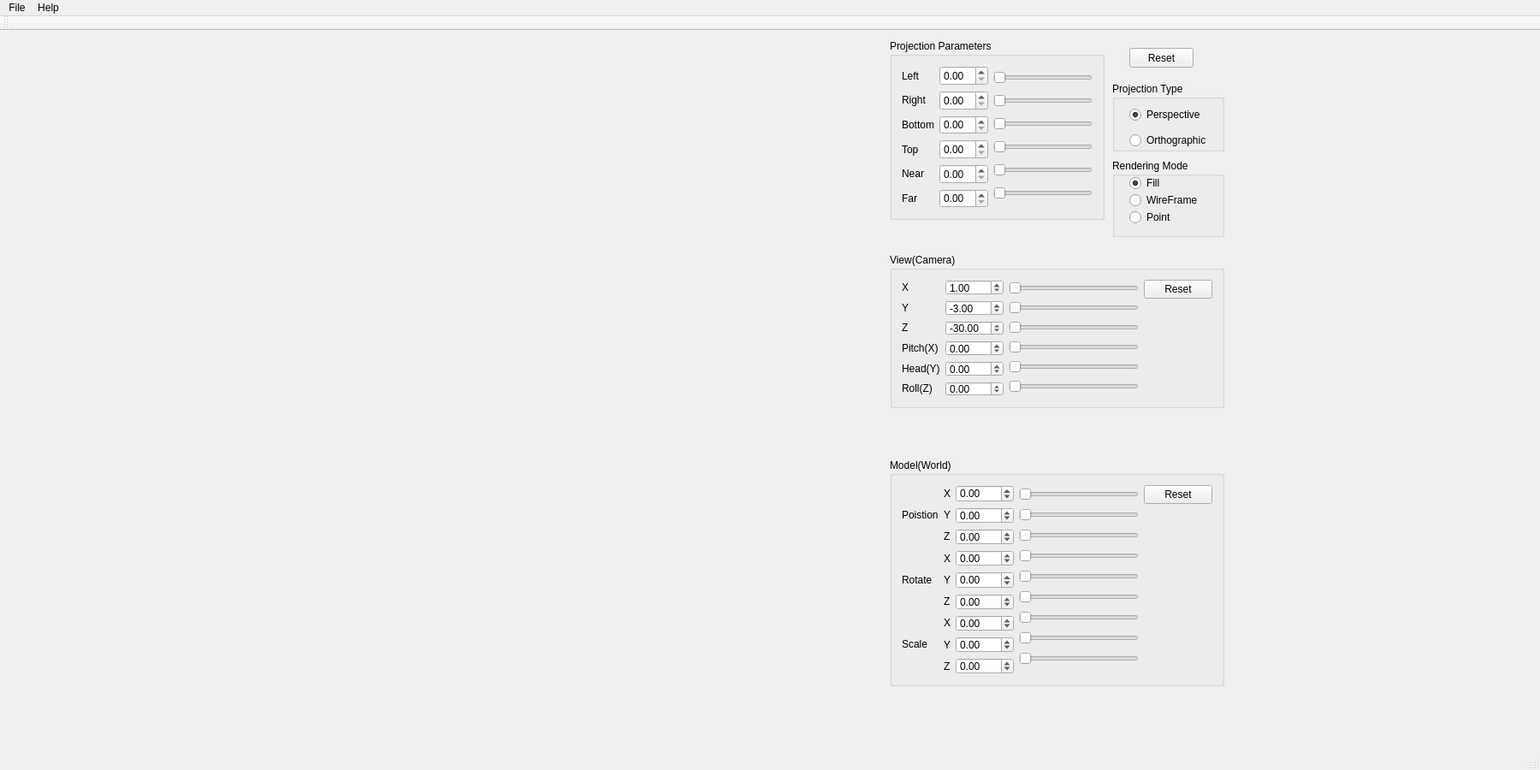
<?xml version="1.0" encoding="UTF-8"?>
<ui version="4.0">
 <class>mainwindowClass</class>
 <widget class="QMainWindow" name="mainwindowClass">
  <property name="geometry">
   <rect>
    <x>0</x>
    <y>0</y>
    <width>1800</width>
    <height>900</height>
   </rect>
  </property>
  <property name="windowTitle">
   <string>OpenGL-Transform</string>
  </property>
  <widget class="QWidget" name="centralWidget">
   <widget class="GLWidget" name="verticalWidget" native="true">
    <property name="geometry">
     <rect>
      <x>20</x>
      <y>10</y>
      <width>1000</width>
      <height>800</height>
     </rect>
    </property>
    <layout class="QVBoxLayout" name="verticalLayout"/>
   </widget>
   <widget class="QWidget" name="widget" native="true">
    <property name="geometry">
     <rect>
      <x>1030</x>
      <y>-10</y>
      <width>411</width>
      <height>801</height>
     </rect>
    </property>
    <widget class="QGroupBox" name="groupBox">
     <property name="geometry">
      <rect>
       <x>10</x>
       <y>270</y>
       <width>391</width>
       <height>181</height>
      </rect>
     </property>
     <property name="title">
      <string>View(Camera)</string>
     </property>
     <layout class="QGridLayout" name="gridLayout">
      <item row="0" column="0" rowspan="2">
       <layout class="QHBoxLayout" name="horizontalLayout">
        <item>
         <layout class="QVBoxLayout" name="verticalLayout_2">
          <item>
           <widget class="QLabel" name="label">
            <property name="text">
             <string>X</string>
            </property>
           </widget>
          </item>
          <item>
           <widget class="QLabel" name="label_2">
            <property name="text">
             <string>Y</string>
            </property>
           </widget>
          </item>
          <item>
           <widget class="QLabel" name="label_3">
            <property name="text">
             <string>Z</string>
            </property>
           </widget>
          </item>
          <item>
           <widget class="QLabel" name="label_5">
            <property name="text">
             <string>Pitch(X)</string>
            </property>
           </widget>
          </item>
          <item>
           <widget class="QLabel" name="label_6">
            <property name="text">
             <string>Head(Y)</string>
            </property>
           </widget>
          </item>
          <item>
           <widget class="QLabel" name="label_7">
            <property name="text">
             <string>Roll(Z)</string>
            </property>
           </widget>
          </item>
         </layout>
        </item>
        <item>
         <layout class="QVBoxLayout" name="verticalLayout_3">
          <item>
           <widget class="QDoubleSpinBox" name="XDoubleSpinBox">
            <property name="minimum">
             <double>-100.000000000000000</double>
            </property>
            <property name="value">
             <double>1.000000000000000</double>
            </property>
           </widget>
          </item>
          <item>
           <widget class="QDoubleSpinBox" name="YDoubleSpinBox">
            <property name="minimum">
             <double>-100.000000000000000</double>
            </property>
            <property name="value">
             <double>-3.000000000000000</double>
            </property>
           </widget>
          </item>
          <item>
           <widget class="QDoubleSpinBox" name="ZDoubleSpinBox">
            <property name="minimum">
             <double>-100.000000000000000</double>
            </property>
            <property name="value">
             <double>-30.000000000000000</double>
            </property>
           </widget>
          </item>
          <item>
           <widget class="QDoubleSpinBox" name="PitchDoubleSpinBox">
            <property name="minimum">
             <double>-100.000000000000000</double>
            </property>
           </widget>
          </item>
          <item>
           <widget class="QDoubleSpinBox" name="HeadDoubleSpinBox">
            <property name="minimum">
             <double>-100.000000000000000</double>
            </property>
           </widget>
          </item>
          <item>
           <widget class="QDoubleSpinBox" name="RollDoubleSpinBox">
            <property name="minimum">
             <double>-100.000000000000000</double>
            </property>
           </widget>
          </item>
         </layout>
        </item>
        <item>
         <layout class="QVBoxLayout" name="verticalLayout_4">
          <item>
           <widget class="QSlider" name="XHorizontalSlider">
            <property name="orientation">
             <enum>Qt::Horizontal</enum>
            </property>
           </widget>
          </item>
          <item>
           <widget class="QSlider" name="YHorizontalSlider">
            <property name="orientation">
             <enum>Qt::Horizontal</enum>
            </property>
           </widget>
          </item>
          <item>
           <widget class="QSlider" name="ZHorizontalSlider">
            <property name="orientation">
             <enum>Qt::Horizontal</enum>
            </property>
           </widget>
          </item>
          <item>
           <widget class="QSlider" name="PitchHorizontalSlider">
            <property name="orientation">
             <enum>Qt::Horizontal</enum>
            </property>
           </widget>
          </item>
          <item>
           <widget class="QSlider" name="HeadHorizontalSlider">
            <property name="orientation">
             <enum>Qt::Horizontal</enum>
            </property>
           </widget>
          </item>
          <item>
           <widget class="QSlider" name="RollHorizontalSlider">
            <property name="orientation">
             <enum>Qt::Horizontal</enum>
            </property>
           </widget>
          </item>
         </layout>
        </item>
       </layout>
      </item>
      <item row="0" column="1">
       <widget class="QPushButton" name="ViewButton">
        <property name="text">
         <string>Reset</string>
        </property>
       </widget>
      </item>
      <item row="1" column="1">
       <spacer name="verticalSpacer">
        <property name="orientation">
         <enum>Qt::Vertical</enum>
        </property>
        <property name="sizeHint" stdset="0">
         <size>
          <width>20</width>
          <height>117</height>
         </size>
        </property>
       </spacer>
      </item>
     </layout>
    </widget>
    <widget class="QGroupBox" name="groupBox_2">
     <property name="geometry">
      <rect>
       <x>10</x>
       <y>510</y>
       <width>391</width>
       <height>266</height>
      </rect>
     </property>
     <property name="title">
      <string>Model(World)</string>
     </property>
     <layout class="QGridLayout" name="gridLayout_4">
      <item row="0" column="0">
       <layout class="QGridLayout" name="gridLayout_2">
        <item row="0" column="0" rowspan="2">
         <layout class="QHBoxLayout" name="horizontalLayout_2">
          <item>
           <layout class="QVBoxLayout" name="verticalLayout_5">
            <item>
             <widget class="QLabel" name="label_4">
              <property name="text">
               <string>Poistion</string>
              </property>
             </widget>
            </item>
            <item>
             <widget class="QLabel" name="label_8">
              <property name="text">
               <string>Rotate</string>
              </property>
             </widget>
            </item>
            <item>
             <widget class="QLabel" name="label_9">
              <property name="text">
               <string>Scale</string>
              </property>
             </widget>
            </item>
           </layout>
          </item>
          <item>
           <layout class="QVBoxLayout" name="verticalLayout_6">
            <item>
             <widget class="QLabel" name="label_10">
              <property name="text">
               <string>X</string>
              </property>
             </widget>
            </item>
            <item>
             <widget class="QLabel" name="label_11">
              <property name="text">
               <string>Y</string>
              </property>
             </widget>
            </item>
            <item>
             <widget class="QLabel" name="label_12">
              <property name="text">
               <string>Z</string>
              </property>
             </widget>
            </item>
            <item>
             <widget class="QLabel" name="label_13">
              <property name="text">
               <string>X</string>
              </property>
             </widget>
            </item>
            <item>
             <widget class="QLabel" name="label_14">
              <property name="text">
               <string>Y</string>
              </property>
             </widget>
            </item>
            <item>
             <widget class="QLabel" name="label_15">
              <property name="text">
               <string>Z</string>
              </property>
             </widget>
            </item>
            <item>
             <widget class="QLabel" name="label_16">
              <property name="text">
               <string>X</string>
              </property>
             </widget>
            </item>
            <item>
             <widget class="QLabel" name="label_17">
              <property name="text">
               <string>Y</string>
              </property>
             </widget>
            </item>
            <item>
             <widget class="QLabel" name="label_18">
              <property name="text">
               <string>Z</string>
              </property>
             </widget>
            </item>
           </layout>
          </item>
          <item>
           <layout class="QVBoxLayout" name="verticalLayout_7">
            <item>
             <widget class="QDoubleSpinBox" name="PosXDoubleSpinBox">
              <property name="minimum">
               <double>-100.000000000000000</double>
              </property>
             </widget>
            </item>
            <item>
             <widget class="QDoubleSpinBox" name="PosYDoubleSpinBox">
              <property name="minimum">
               <double>-100.000000000000000</double>
              </property>
             </widget>
            </item>
            <item>
             <widget class="QDoubleSpinBox" name="PosZDoubleSpinBox">
              <property name="minimum">
               <double>-100.000000000000000</double>
              </property>
             </widget>
            </item>
            <item>
             <widget class="QDoubleSpinBox" name="RotXDoubleSpinBox">
              <property name="minimum">
               <double>-100.000000000000000</double>
              </property>
             </widget>
            </item>
            <item>
             <widget class="QDoubleSpinBox" name="RotZDoubleSpinBox">
              <property name="minimum">
               <double>-100.000000000000000</double>
              </property>
             </widget>
            </item>
            <item>
             <widget class="QDoubleSpinBox" name="RotYDoubleSpinBox">
              <property name="minimum">
               <double>-100.000000000000000</double>
              </property>
             </widget>
            </item>
            <item>
             <widget class="QDoubleSpinBox" name="ScaleXDoubleSpinBox">
              <property name="minimum">
               <double>-100.000000000000000</double>
              </property>
             </widget>
            </item>
            <item>
             <widget class="QDoubleSpinBox" name="ScaleYDoubleSpinBox">
              <property name="minimum">
               <double>-100.000000000000000</double>
              </property>
             </widget>
            </item>
            <item>
             <widget class="QDoubleSpinBox" name="ScaleZDoubleSpinBox">
              <property name="minimum">
               <double>-100.000000000000000</double>
              </property>
             </widget>
            </item>
           </layout>
          </item>
          <item>
           <layout class="QVBoxLayout" name="verticalLayout_8">
            <item>
             <widget class="QSlider" name="PosXHorizontalSlider">
              <property name="orientation">
               <enum>Qt::Horizontal</enum>
              </property>
             </widget>
            </item>
            <item>
             <widget class="QSlider" name="PosXHorizontalSlider_2">
              <property name="orientation">
               <enum>Qt::Horizontal</enum>
              </property>
             </widget>
            </item>
            <item>
             <widget class="QSlider" name="PosXHorizontalSlider_3">
              <property name="orientation">
               <enum>Qt::Horizontal</enum>
              </property>
             </widget>
            </item>
            <item>
             <widget class="QSlider" name="RotXHorizontalSlider">
              <property name="orientation">
               <enum>Qt::Horizontal</enum>
              </property>
             </widget>
            </item>
            <item>
             <widget class="QSlider" name="RotYHorizontalSlider">
              <property name="orientation">
               <enum>Qt::Horizontal</enum>
              </property>
             </widget>
            </item>
            <item>
             <widget class="QSlider" name="RotZHorizontalSlider">
              <property name="orientation">
               <enum>Qt::Horizontal</enum>
              </property>
             </widget>
            </item>
            <item>
             <widget class="QSlider" name="ScaleXHorizontalSlider">
              <property name="orientation">
               <enum>Qt::Horizontal</enum>
              </property>
             </widget>
            </item>
            <item>
             <widget class="QSlider" name="ScaleYHorizontalSlider">
              <property name="orientation">
               <enum>Qt::Horizontal</enum>
              </property>
             </widget>
            </item>
            <item>
             <widget class="QSlider" name="ScaleZHorizontalSlider">
              <property name="orientation">
               <enum>Qt::Horizontal</enum>
              </property>
             </widget>
            </item>
           </layout>
          </item>
         </layout>
        </item>
        <item row="0" column="1">
         <widget class="QPushButton" name="modelButton">
          <property name="text">
           <string>Reset</string>
          </property>
         </widget>
        </item>
        <item row="1" column="1">
         <spacer name="verticalSpacer_2">
          <property name="orientation">
           <enum>Qt::Vertical</enum>
          </property>
          <property name="sizeHint" stdset="0">
           <size>
            <width>20</width>
            <height>40</height>
           </size>
          </property>
         </spacer>
        </item>
       </layout>
      </item>
     </layout>
    </widget>
    <widget class="QGroupBox" name="groupBox_3">
     <property name="geometry">
      <rect>
       <x>10</x>
       <y>20</y>
       <width>251</width>
       <height>211</height>
      </rect>
     </property>
     <property name="title">
      <string>Projection Parameters</string>
     </property>
     <layout class="QGridLayout" name="gridLayout_3">
      <item row="0" column="0">
       <layout class="QVBoxLayout" name="verticalLayout_9">
        <item>
         <widget class="QLabel" name="label_19">
          <property name="text">
           <string>Left</string>
          </property>
         </widget>
        </item>
        <item>
         <widget class="QLabel" name="label_20">
          <property name="text">
           <string>Right</string>
          </property>
         </widget>
        </item>
        <item>
         <widget class="QLabel" name="label_21">
          <property name="text">
           <string>Bottom</string>
          </property>
         </widget>
        </item>
        <item>
         <widget class="QLabel" name="label_22">
          <property name="text">
           <string>Top</string>
          </property>
         </widget>
        </item>
        <item>
         <widget class="QLabel" name="label_23">
          <property name="text">
           <string>Near</string>
          </property>
         </widget>
        </item>
        <item>
         <widget class="QLabel" name="label_24">
          <property name="text">
           <string>Far</string>
          </property>
         </widget>
        </item>
       </layout>
      </item>
      <item row="0" column="1">
       <layout class="QVBoxLayout" name="verticalLayout_10">
        <item>
         <widget class="QDoubleSpinBox" name="LeftDoubleSpinBox"/>
        </item>
        <item>
         <widget class="QDoubleSpinBox" name="RightDoubleSpinBox"/>
        </item>
        <item>
         <widget class="QDoubleSpinBox" name="BottomDoubleSpinBox"/>
        </item>
        <item>
         <widget class="QDoubleSpinBox" name="TopDoubleSpinBox"/>
        </item>
        <item>
         <widget class="QDoubleSpinBox" name="NearDoubleSpinBox"/>
        </item>
        <item>
         <widget class="QDoubleSpinBox" name="FarDoubleSpinBox"/>
        </item>
       </layout>
      </item>
      <item row="0" column="2">
       <layout class="QVBoxLayout" name="verticalLayout_11">
        <item>
         <widget class="QSlider" name="LeftHorizontalSlider">
          <property name="orientation">
           <enum>Qt::Horizontal</enum>
          </property>
         </widget>
        </item>
        <item>
         <widget class="QSlider" name="RightHorizontalSlider">
          <property name="orientation">
           <enum>Qt::Horizontal</enum>
          </property>
         </widget>
        </item>
        <item>
         <widget class="QSlider" name="BottomHorizontalSlider">
          <property name="orientation">
           <enum>Qt::Horizontal</enum>
          </property>
         </widget>
        </item>
        <item>
         <widget class="QSlider" name="TopHorizontalSlider">
          <property name="orientation">
           <enum>Qt::Horizontal</enum>
          </property>
         </widget>
        </item>
        <item>
         <widget class="QSlider" name="NearHorizontalSlider">
          <property name="orientation">
           <enum>Qt::Horizontal</enum>
          </property>
         </widget>
        </item>
        <item>
         <widget class="QSlider" name="FarHorizontalSlider">
          <property name="orientation">
           <enum>Qt::Horizontal</enum>
          </property>
         </widget>
        </item>
       </layout>
      </item>
     </layout>
    </widget>
    <widget class="QGroupBox" name="groupBox_4">
     <property name="geometry">
      <rect>
       <x>270</x>
       <y>70</y>
       <width>131</width>
       <height>81</height>
      </rect>
     </property>
     <property name="title">
      <string>Projection Type</string>
     </property>
     <widget class="QRadioButton" name="PerspRadioButton">
      <property name="geometry">
       <rect>
        <x>20</x>
        <y>30</y>
        <width>89</width>
        <height>16</height>
       </rect>
      </property>
      <property name="text">
       <string>Perspective</string>
      </property>
      <property name="checked">
       <bool>true</bool>
      </property>
     </widget>
     <widget class="QRadioButton" name="OrthoRadioButton">
      <property name="geometry">
       <rect>
        <x>20</x>
        <y>60</y>
        <width>111</width>
        <height>16</height>
       </rect>
      </property>
      <property name="text">
       <string>Orthographic</string>
      </property>
     </widget>
    </widget>
    <widget class="QGroupBox" name="groupBox_5">
     <property name="geometry">
      <rect>
       <x>270</x>
       <y>160</y>
       <width>131</width>
       <height>91</height>
      </rect>
     </property>
     <property name="title">
      <string>Rendering Mode</string>
     </property>
     <widget class="QRadioButton" name="FillRadioButton">
      <property name="geometry">
       <rect>
        <x>20</x>
        <y>20</y>
        <width>89</width>
        <height>16</height>
       </rect>
      </property>
      <property name="text">
       <string>Fill</string>
      </property>
      <property name="checked">
       <bool>true</bool>
      </property>
     </widget>
     <widget class="QRadioButton" name="WireRadioButton">
      <property name="geometry">
       <rect>
        <x>20</x>
        <y>40</y>
        <width>89</width>
        <height>16</height>
       </rect>
      </property>
      <property name="text">
       <string>WireFrame</string>
      </property>
     </widget>
     <widget class="QRadioButton" name="PointRadioButton">
      <property name="geometry">
       <rect>
        <x>20</x>
        <y>60</y>
        <width>89</width>
        <height>16</height>
       </rect>
      </property>
      <property name="text">
       <string>Point</string>
      </property>
     </widget>
    </widget>
    <widget class="QPushButton" name="projButton">
     <property name="geometry">
      <rect>
       <x>290</x>
       <y>30</y>
       <width>75</width>
       <height>23</height>
      </rect>
     </property>
     <property name="text">
      <string>Reset</string>
     </property>
    </widget>
   </widget>
  </widget>
  <widget class="QMenuBar" name="menuBar">
   <property name="geometry">
    <rect>
     <x>0</x>
     <y>0</y>
     <width>1800</width>
     <height>23</height>
    </rect>
   </property>
   <widget class="QMenu" name="menuAbout">
    <property name="title">
     <string>File</string>
    </property>
    <addaction name="actionExit"/>
   </widget>
   <widget class="QMenu" name="menuHelp">
    <property name="title">
     <string>Help</string>
    </property>
    <addaction name="actionAbout"/>
   </widget>
   <addaction name="menuAbout"/>
   <addaction name="menuHelp"/>
  </widget>
  <widget class="QToolBar" name="mainToolBar">
   <attribute name="toolBarArea">
    <enum>TopToolBarArea</enum>
   </attribute>
   <attribute name="toolBarBreak">
    <bool>false</bool>
   </attribute>
  </widget>
  <widget class="QStatusBar" name="statusBar"/>
  <action name="actionExit">
   <property name="text">
    <string>Exit</string>
   </property>
  </action>
  <action name="actionAbout">
   <property name="text">
    <string>About</string>
   </property>
  </action>
 </widget>
 <layoutdefault spacing="6" margin="11"/>
 <customwidgets>
  <customwidget>
   <class>GLWidget</class>
   <extends>QWidget</extends>
   <header>glwidget.h</header>
   <container>1</container>
   <slots>
    <slot>setPosX(double)</slot>
    <slot>setPosY(double)</slot>
    <slot>setPosZ(double)</slot>
    <slot>setRotateX(double)</slot>
    <slot>setRotateY(double)</slot>
    <slot>setRotateZ(double)</slot>
    <slot>setScaleX(double)</slot>
    <slot>setScaleY(double)</slot>
    <slot>setScaleZ(double)</slot>
    <slot>setCameraX(double)</slot>
    <slot>setCameraY(double)</slot>
    <slot>setCameraZ(double)</slot>
    <slot>setHead(double)</slot>
    <slot>setRoll(double)</slot>
    <slot>setPtich(double)</slot>
    <slot>setRight(double)</slot>
    <slot>setLeft(double)</slot>
    <slot>setBottom(double)</slot>
    <slot>setTop(double)</slot>
    <slot>setNear(double)</slot>
    <slot>setFar(double)</slot>
   </slots>
  </customwidget>
 </customwidgets>
 <resources>
  <include location="mainwindow.qrc"/>
 </resources>
 <connections>
  <connection>
   <sender>PosXDoubleSpinBox</sender>
   <signal>valueChanged(double)</signal>
   <receiver>verticalWidget</receiver>
   <slot>setPosX(double)</slot>
   <hints>
    <hint type="sourcelabel">
     <x>1192</x>
     <y>579</y>
    </hint>
    <hint type="destinationlabel">
     <x>804</x>
     <y>590</y>
    </hint>
   </hints>
  </connection>
  <connection>
   <sender>PosYDoubleSpinBox</sender>
   <signal>valueChanged(double)</signal>
   <receiver>verticalWidget</receiver>
   <slot>setPosY(double)</slot>
   <hints>
    <hint type="sourcelabel">
     <x>1192</x>
     <y>605</y>
    </hint>
    <hint type="destinationlabel">
     <x>941</x>
     <y>617</y>
    </hint>
   </hints>
  </connection>
  <connection>
   <sender>PosZDoubleSpinBox</sender>
   <signal>valueChanged(double)</signal>
   <receiver>verticalWidget</receiver>
   <slot>setPosZ(double)</slot>
   <hints>
    <hint type="sourcelabel">
     <x>1192</x>
     <y>631</y>
    </hint>
    <hint type="destinationlabel">
     <x>951</x>
     <y>638</y>
    </hint>
   </hints>
  </connection>
  <connection>
   <sender>RotXDoubleSpinBox</sender>
   <signal>valueChanged(double)</signal>
   <receiver>verticalWidget</receiver>
   <slot>setRotateX(double)</slot>
   <hints>
    <hint type="sourcelabel">
     <x>1192</x>
     <y>657</y>
    </hint>
    <hint type="destinationlabel">
     <x>957</x>
     <y>663</y>
    </hint>
   </hints>
  </connection>
  <connection>
   <sender>RotZDoubleSpinBox</sender>
   <signal>valueChanged(double)</signal>
   <receiver>verticalWidget</receiver>
   <slot>setRotateY(double)</slot>
   <hints>
    <hint type="sourcelabel">
     <x>1192</x>
     <y>683</y>
    </hint>
    <hint type="destinationlabel">
     <x>951</x>
     <y>687</y>
    </hint>
   </hints>
  </connection>
  <connection>
   <sender>RotYDoubleSpinBox</sender>
   <signal>valueChanged(double)</signal>
   <receiver>verticalWidget</receiver>
   <slot>setRotateZ(double)</slot>
   <hints>
    <hint type="sourcelabel">
     <x>1192</x>
     <y>709</y>
    </hint>
    <hint type="destinationlabel">
     <x>928</x>
     <y>710</y>
    </hint>
   </hints>
  </connection>
  <connection>
   <sender>ScaleXDoubleSpinBox</sender>
   <signal>valueChanged(double)</signal>
   <receiver>verticalWidget</receiver>
   <slot>setScaleX(double)</slot>
   <hints>
    <hint type="sourcelabel">
     <x>1192</x>
     <y>735</y>
    </hint>
    <hint type="destinationlabel">
     <x>940</x>
     <y>744</y>
    </hint>
   </hints>
  </connection>
  <connection>
   <sender>ScaleYDoubleSpinBox</sender>
   <signal>valueChanged(double)</signal>
   <receiver>verticalWidget</receiver>
   <slot>setScaleY(double)</slot>
   <hints>
    <hint type="sourcelabel">
     <x>1192</x>
     <y>761</y>
    </hint>
    <hint type="destinationlabel">
     <x>919</x>
     <y>766</y>
    </hint>
   </hints>
  </connection>
  <connection>
   <sender>ScaleZDoubleSpinBox</sender>
   <signal>valueChanged(double)</signal>
   <receiver>verticalWidget</receiver>
   <slot>setScaleZ(double)</slot>
   <hints>
    <hint type="sourcelabel">
     <x>1192</x>
     <y>787</y>
    </hint>
    <hint type="destinationlabel">
     <x>940</x>
     <y>790</y>
    </hint>
   </hints>
  </connection>
  <connection>
   <sender>XDoubleSpinBox</sender>
   <signal>valueChanged(double)</signal>
   <receiver>verticalWidget</receiver>
   <slot>setCameraX(double)</slot>
   <hints>
    <hint type="sourcelabel">
     <x>1131</x>
     <y>327</y>
    </hint>
    <hint type="destinationlabel">
     <x>950</x>
     <y>330</y>
    </hint>
   </hints>
  </connection>
  <connection>
   <sender>YDoubleSpinBox</sender>
   <signal>valueChanged(double)</signal>
   <receiver>verticalWidget</receiver>
   <slot>setCameraY(double)</slot>
   <hints>
    <hint type="sourcelabel">
     <x>1133</x>
     <y>356</y>
    </hint>
    <hint type="destinationlabel">
     <x>969</x>
     <y>352</y>
    </hint>
   </hints>
  </connection>
  <connection>
   <sender>ZDoubleSpinBox</sender>
   <signal>valueChanged(double)</signal>
   <receiver>verticalWidget</receiver>
   <slot>setCameraZ(double)</slot>
   <hints>
    <hint type="sourcelabel">
     <x>1114</x>
     <y>376</y>
    </hint>
    <hint type="destinationlabel">
     <x>961</x>
     <y>376</y>
    </hint>
   </hints>
  </connection>
  <connection>
   <sender>PitchDoubleSpinBox</sender>
   <signal>valueChanged(double)</signal>
   <receiver>verticalWidget</receiver>
   <slot>setPtich(double)</slot>
   <hints>
    <hint type="sourcelabel">
     <x>1111</x>
     <y>407</y>
    </hint>
    <hint type="destinationlabel">
     <x>1004</x>
     <y>404</y>
    </hint>
   </hints>
  </connection>
  <connection>
   <sender>HeadDoubleSpinBox</sender>
   <signal>valueChanged(double)</signal>
   <receiver>verticalWidget</receiver>
   <slot>setHead(double)</slot>
   <hints>
    <hint type="sourcelabel">
     <x>1118</x>
     <y>426</y>
    </hint>
    <hint type="destinationlabel">
     <x>990</x>
     <y>427</y>
    </hint>
   </hints>
  </connection>
  <connection>
   <sender>RollDoubleSpinBox</sender>
   <signal>valueChanged(double)</signal>
   <receiver>verticalWidget</receiver>
   <slot>setRoll(double)</slot>
   <hints>
    <hint type="sourcelabel">
     <x>1109</x>
     <y>454</y>
    </hint>
    <hint type="destinationlabel">
     <x>999</x>
     <y>452</y>
    </hint>
   </hints>
  </connection>
  <connection>
   <sender>LeftDoubleSpinBox</sender>
   <signal>valueChanged(double)</signal>
   <receiver>verticalWidget</receiver>
   <slot>setLeft(double)</slot>
   <hints>
    <hint type="sourcelabel">
     <x>1113</x>
     <y>76</y>
    </hint>
    <hint type="destinationlabel">
     <x>979</x>
     <y>76</y>
    </hint>
   </hints>
  </connection>
  <connection>
   <sender>RightDoubleSpinBox</sender>
   <signal>valueChanged(double)</signal>
   <receiver>verticalWidget</receiver>
   <slot>setRight(double)</slot>
   <hints>
    <hint type="sourcelabel">
     <x>1105</x>
     <y>112</y>
    </hint>
    <hint type="destinationlabel">
     <x>982</x>
     <y>109</y>
    </hint>
   </hints>
  </connection>
  <connection>
   <sender>BottomDoubleSpinBox</sender>
   <signal>valueChanged(double)</signal>
   <receiver>verticalWidget</receiver>
   <slot>setBottom(double)</slot>
   <hints>
    <hint type="sourcelabel">
     <x>1105</x>
     <y>143</y>
    </hint>
    <hint type="destinationlabel">
     <x>980</x>
     <y>139</y>
    </hint>
   </hints>
  </connection>
  <connection>
   <sender>TopDoubleSpinBox</sender>
   <signal>valueChanged(double)</signal>
   <receiver>verticalWidget</receiver>
   <slot>setTop(double)</slot>
   <hints>
    <hint type="sourcelabel">
     <x>1103</x>
     <y>167</y>
    </hint>
    <hint type="destinationlabel">
     <x>994</x>
     <y>168</y>
    </hint>
   </hints>
  </connection>
  <connection>
   <sender>NearDoubleSpinBox</sender>
   <signal>valueChanged(double)</signal>
   <receiver>verticalWidget</receiver>
   <slot>setNear(double)</slot>
   <hints>
    <hint type="sourcelabel">
     <x>1095</x>
     <y>192</y>
    </hint>
    <hint type="destinationlabel">
     <x>988</x>
     <y>193</y>
    </hint>
   </hints>
  </connection>
  <connection>
   <sender>FarDoubleSpinBox</sender>
   <signal>valueChanged(double)</signal>
   <receiver>verticalWidget</receiver>
   <slot>setFar(double)</slot>
   <hints>
    <hint type="sourcelabel">
     <x>1109</x>
     <y>229</y>
    </hint>
    <hint type="destinationlabel">
     <x>996</x>
     <y>219</y>
    </hint>
   </hints>
  </connection>
 </connections>
</ui>
